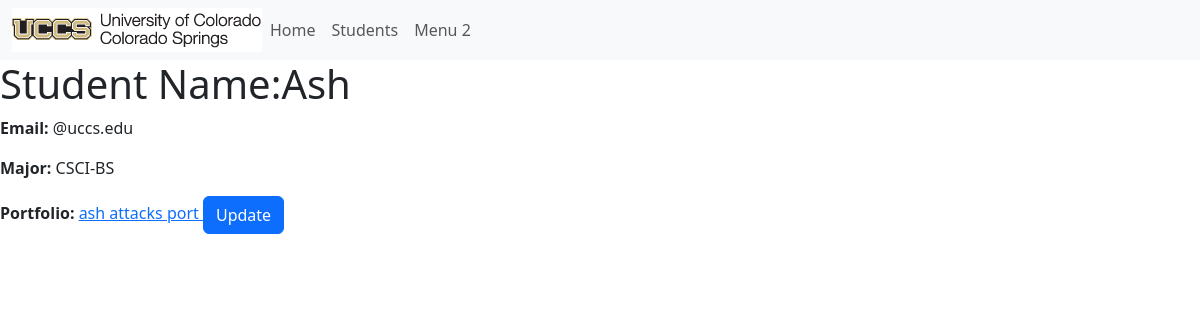
Screenshot of /student/10 with the database file from the repository.
### portfolio_app/models.py (models this page shows, shortened)
class Student(models.Model):
    MAJOR = (
    ('CSCI-BS', 'BS in Computer Science'),
    ('CPEN-BS', 'BS in Computer Engineering'),
    ('BIGD-BI', 'BI in Game Design and Development'),
    ('BICS-BI', 'BI in Computer Science'),
    ('BISC-BI', 'BI in Computer Security'),
    ('CSCI-BA', 'BA in Computer Science'),
    ('DASE-BS', 'BS in Data Analytics and Systems Engineering')
    )
    name = models.CharField(max_length=200)
    email = models.CharField("UCCS Email", max_length=200)
    major = models.CharField(max_length=200, choices=MAJOR, blank = False)
    portfolio = models.OneToOneField(Portfolio, on_delete=models.CASCADE, unique=True, default=None)

class Portfolio(models.Model):
    title = models.CharField(max_length=200)
    contact_email = models.CharField(max_length=200)
    is_active = models.BooleanField(default=False)
    about = models.TextField(blank = True)
    def get_absolute_url(self):
        return reverse('portfolio-detail', args=[str(self.id)])

### portfolio_app/views.py (the view)
# urls.py: path('student/<int:pk>', views.StudentDetailView.as_view(), name='student-detail'),
class StudentDetailView(generic.DetailView):
   model = Student

### portfolio_app/templates/portfolio_app/Student_detail.html
{% extends 'portfolio_app/base_template.html' %}
{% block content %}
<h1>Student Name:{{ student.name }}</h1>
<p><strong>Email: </strong>{{ student.email }}</p>
<p><strong>Major: </strong>{{ student.major }}</p>
<p>
        <strong>
                Portfolio:
        </strong>
        <a href="{{ student.portfolio.get_absolute_url }}">
                {{ student.portfolio.title }}
                <a class="btn btn-primary" href="{% url 'update-portfolio' pk=student.portfolio.pk %}"
                        role="button">Update</a>
        </a>
</p>
{% endblock %}

### rows the page displays
Student: name "Ash", email "@uccs.edu", major "CSCI-BS", portfolio "ash attacks port"
